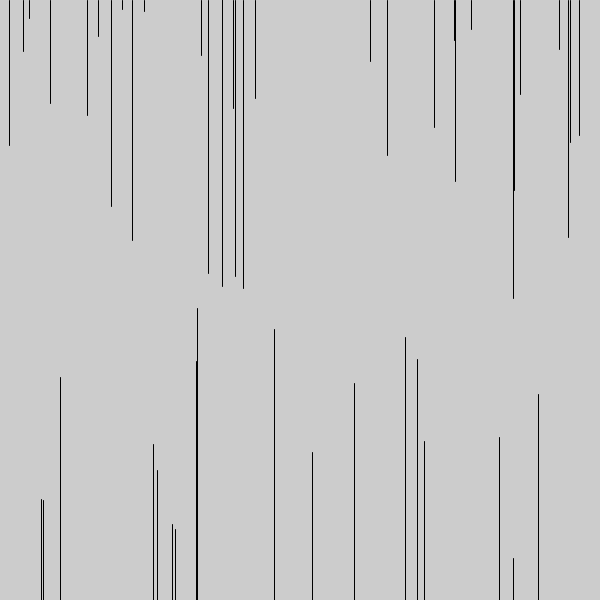
Frame 1 (no input)
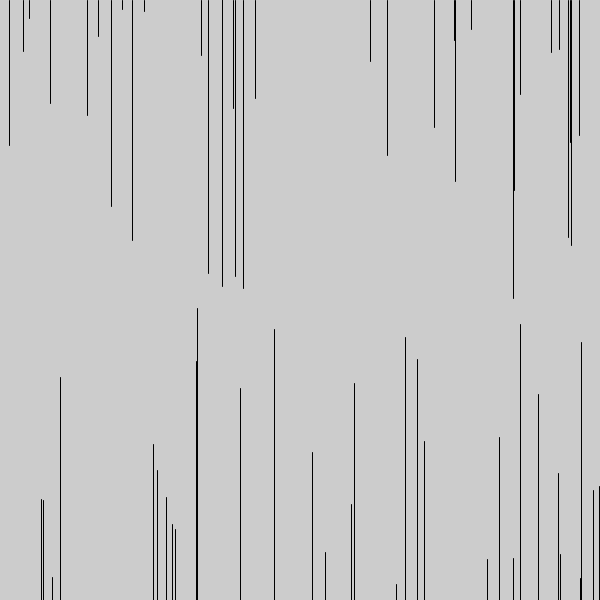
Frame 60 (the mouse pressed at the canvas centre just before this capture)
Frame 120 (the mouse held since frame 60 and released just before this capture): identical to frame 60, image omitted

The Processing sketch that drew these frames (run headless with seeded random() and noise(); from frame 60 on, the mouse is pressed at the canvas centre):

// Processing sketch: Exercise_B9
// ── Exercise_B9.pde
// Michael Lam, Vinay Meldrum
// May 1, 2018
// Randomly creates 50 points and draws it to the nearest wall

// Last updated May 26, 2018
// - Lines now draw vertically to the closest wall instead of a random point along the wall
// - Removed functions to shorten code
// - Removed for (i < yLines.length) statement as it is identical to that of xLines

// Declaring variables
float[] xLines = new float[49];
float[] yLines = new float[49];
int top_bottom;

// Initial setup
void setup() {
  size(600, 600);
}

// Creates random point and draws a line to nearest wall
void draw() {
  // Randomly creates a point
  for (int i = 0; i < xLines.length; i++) {
    xLines[i] += (int)random(width);
    yLines[i] += (int)random(height);
  }
  // Decides where closest wall is to point and draws a line accordingly
  for (int i = 0; i < xLines.length; i++) {
    top_bottom = (int)random(1, 2);
    if (yLines[i] < 300) {
      line(xLines[i], 0, xLines[i], yLines[i]);
    } else if (yLines[i] > 300) {
      line(xLines[i], 600, xLines[i], yLines[i]);
    } else if (yLines[i] == 300) {
      if (top_bottom == 1) {
        line(xLines[i], 0, xLines[i], yLines[i]);
      } else if (top_bottom == 2) {
        line(xLines[i], 600, xLines[i], yLines[i]);
      }
    }
  }
}
